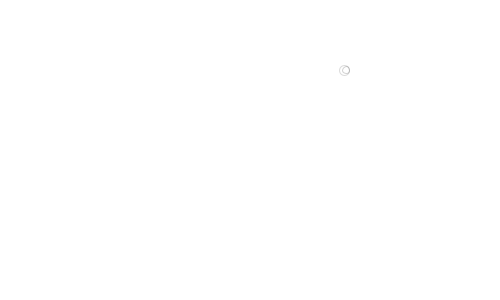
Frame 1 (no input)
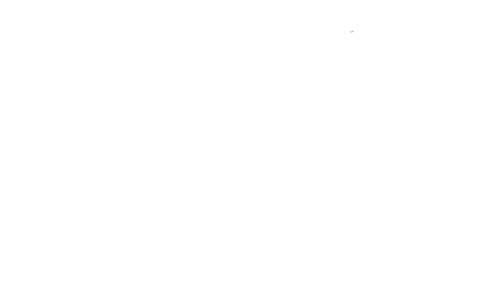
Frame 60 (the mouse pressed at the canvas centre just before this capture)
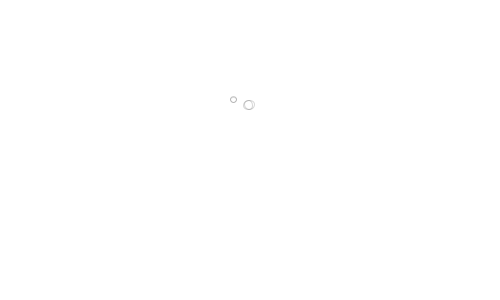
Frame 120 (the mouse held since frame 60 and released just before this capture)

The Processing sketch that drew these frames (run headless with seeded random() and noise(); from frame 60 on, the mouse is pressed at the canvas centre):

// Processing sketch: emerging_balls_another_algorithm
// ── emerging_balls_another_algorithm.pde
int _num=10;
Circle[] _circleArr = {};

void setup() {
  size(500, 300);
  background(255);
  smooth();
  strokeWeight(1);
  noFill();
  drawCircles();
}

void draw() {
  background(255);
  for(int i=0; i< _circleArr.length; i++) {
    Circle thisCirc = _circleArr[i];
    thisCirc.updateMe();
  }
}

void mouseReleased() {
  drawCircles();
}

void drawCircles() {
  for (int i=0; i<_num; i++) {
    Circle thisCirc = new Circle();
    thisCirc.drawMe();
    _circleArr = (Circle[])append(_circleArr, thisCirc);
  }
}


class Circle {
  
  float x, xmove, oldXMove,
        y, ymove, oldYMove,
        weightRatio,
        radius, oldRadius, 
        alph;
  color linecol, fillcol;
  
  Circle() {
    x = random(width);
    y = random(height);
    xmove = x / y - 1;
    ymove = y / x - 1;
    
    radius = random(20) + 5;
    
    linecol = color(random(255), random(255), random(255));
    fillcol = color(random(255), random(255), random(255));
    
    alph = random(255) + 125;
    
  }
  
  
  void drawMe() {
    noStroke();
    fill(fillcol, alph);
    ellipse(x, y, radius * 2, radius * 2);
    stroke(linecol, 150);
    noFill();
    ellipse(x, y, 10, 10);
  }
  
  void collision(Circle otherCirc) {
          oldXMove = this.xmove;
          oldYMove = this.ymove;
          
//          oldRadius = this.radius;
          
          weightRatio = this.radius / otherCirc.radius;
          
          this.xmove = -1 * otherCirc.xmove * weightRatio;
          this.ymove = -1 * otherCirc.ymove * weightRatio;
//          this.radius = otherCirc.radius;
          
//          if (
//            x + radius <= otherCirc.x + otherCirc.radius &&
//            y + radius <= otherCirc.y + otherCirc.radius
//          ) {
//            radius -= weightRatio * otherCirc.radius;
//          } else {
//            radius += weightRatio * otherCirc.radius;
//          }
//          
          otherCirc.xmove = oldXMove / weightRatio;
          otherCirc.ymove = oldYMove / weightRatio;
//          otherCirc.radius = oldRadius;
  }
  
  void updateMe() {
    
    x += xmove;
    y += ymove;
    
    if (x > (width - radius)) { xmove = -xmove; }
    if (x < radius) { xmove = -xmove; }
    if (y > (height - radius)) { ymove = -ymove; }
    if (y < radius) { ymove = -ymove; }
    
    boolean touching = false;
    for (int i=0; i<_circleArr.length; i++) {
      Circle otherCirc = _circleArr[i];
      if (otherCirc != this) {
        float dis = dist(x, y, otherCirc.x, otherCirc.y);
        float overlap = dis - this.radius - otherCirc.radius;
        
        if (overlap <= 0) {
          touching = true;
          
          float midX, midY;
          midX = (x + otherCirc.x) / 2;
          midY = (y + otherCirc.y) / 2;
          
          stroke(0, 20 + 20 * ((x+y)*(x - y)) / ((otherCirc.x + otherCirc.y)*(otherCirc.x - otherCirc.y)) ); // CHANGE THIS TO SEE MORE
          noFill();
          
          overlap *= -1;
          
          ellipse(midX, midY, overlap, overlap);
          
          this.collision(otherCirc);
          
        }
      }
    }
    
    if (touching) {
      if (alph > 100) {alph--;}
    } else {
      if (alph < 255) {alph += 2;}
    }
    
//    drawMe();
  }
}
